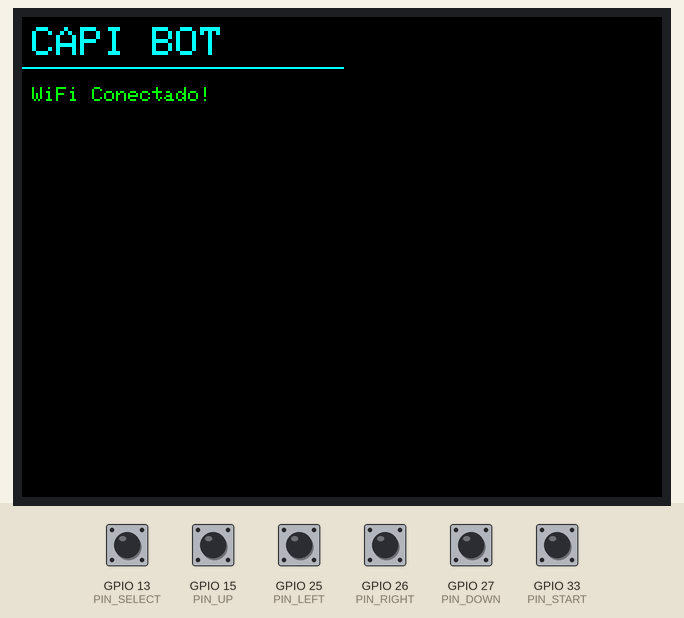
Recording of a sketch running on a simulated ESP32. On the bench: 320×240 colour display. The inputs (shaded band) are chosen by the test bench; at power-on: GPIO 13 (PIN_SELECT), GPIO 15 (PIN_UP), GPIO 25 (PIN_LEFT), GPIO 26 (PIN_RIGHT), GPIO 27 (PIN_DOWN), GPIO 33 (PIN_START) HIGH. WiFi joins after 1.5 s; servers stay silent unless stated; what the sketch prints to the serial monitor is not drawn.

Above: at 2.9 s.
3.0 s: GPIO 13 (PIN_SELECT) pulled LOW for 0.15 s
At 3.9 s:
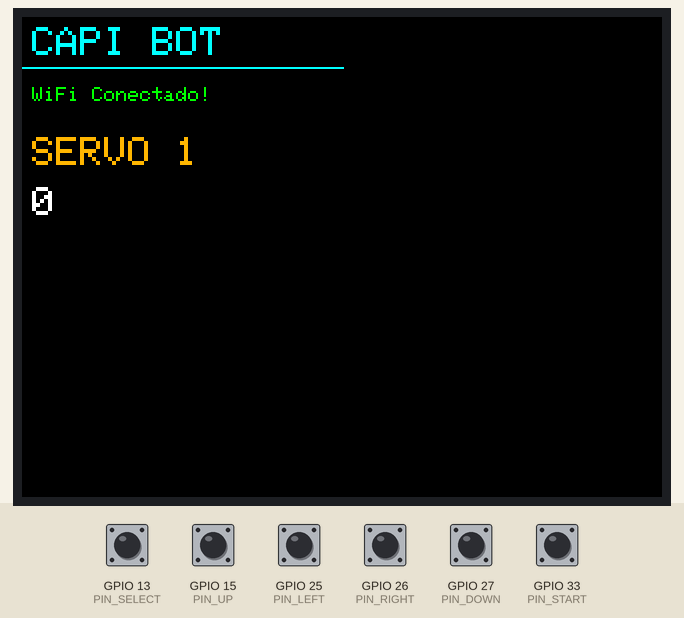
4.6 s: GPIO 15 (PIN_UP) pulled LOW for 0.15 s
At 5.2 s:
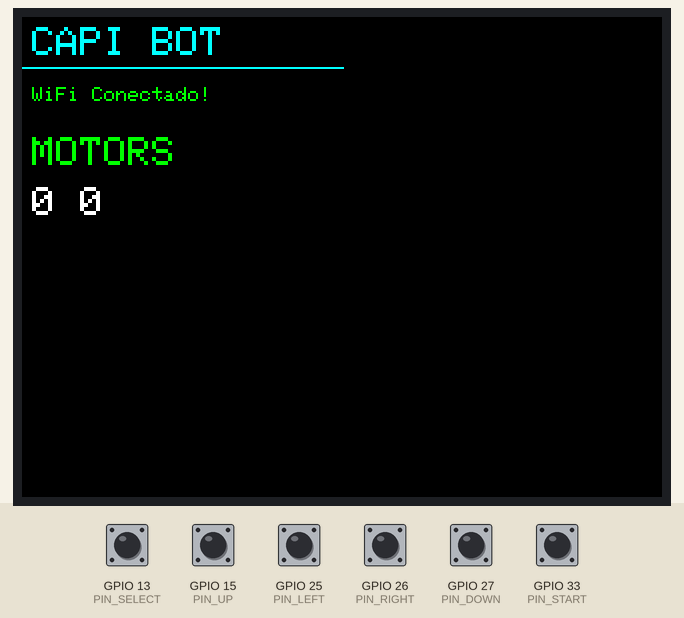
6.2 s: GPIO 25 (PIN_LEFT) pulled LOW for 0.15 s
At 6.29 s:
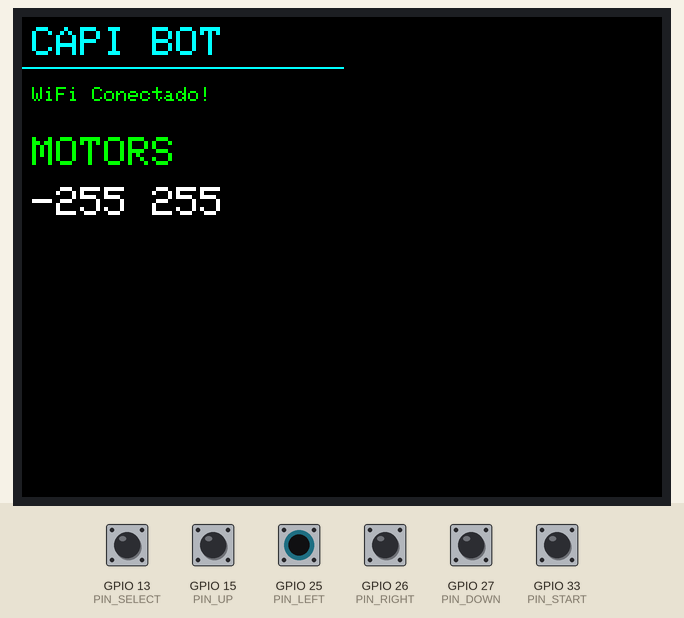
7.8 s: GPIO 26 (PIN_RIGHT) pulled LOW for 0.15 s
At 7.9 s:
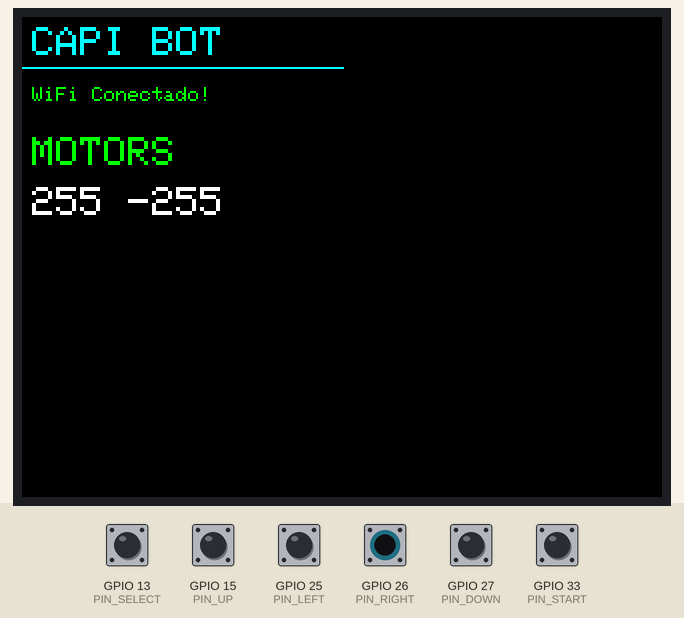
9.4 s: GPIO 27 (PIN_DOWN) pulled LOW for 0.15 s
At 9.5 s:
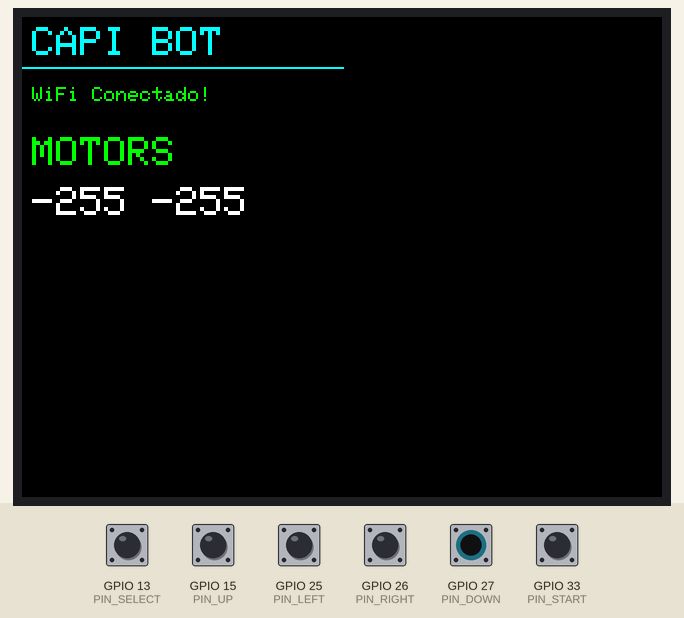
11.0 s: GPIO 33 (PIN_START) pulled LOW for 0.15 s
At 11.1 s:
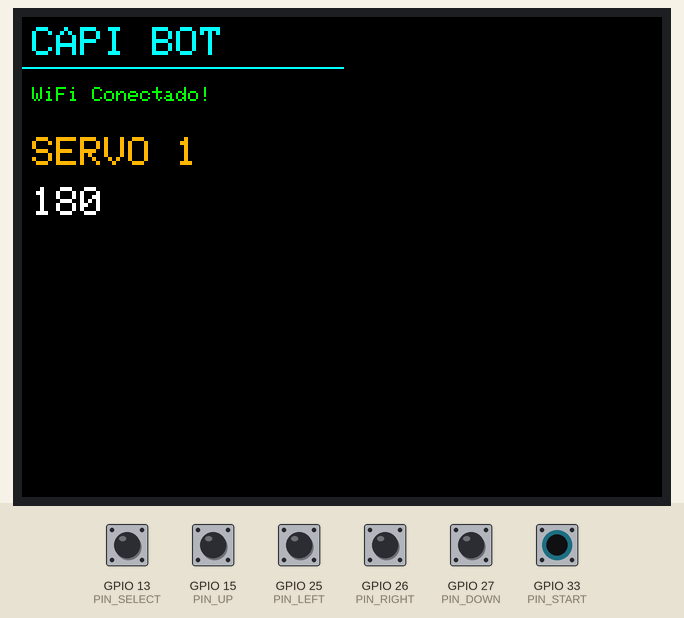
Timing chart, 0 to 13.6 s (numbered marks = the images above; inputs shaded):
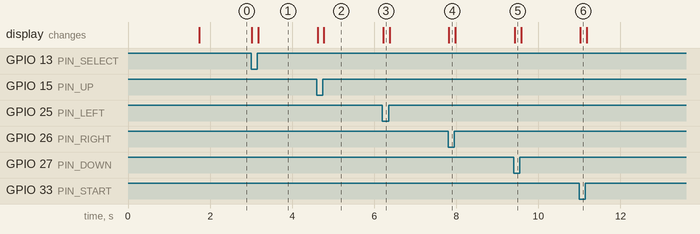

The sketch:

Mando_robot.ino
```cpp
#include <WiFi.h>
#include <WiFiUdp.h>
#include <SPI.h>
#include <TFT_eSPI.h>

TFT_eSPI tft = TFT_eSPI();

const int PIN_UP     = 15;
const int PIN_DOWN   = 27;
const int PIN_LEFT   = 25;
const int PIN_RIGHT  = 26;
const int PIN_START  = 33;
const int PIN_SELECT = 13;

const char* ssid = "Capibot";
const char* password = "capibotcapibot";

const char* robotIP = "192.168.4.1";
const int robotPort = 4210;

WiFiUDP udp;

int lastMotorA = 0;
int lastMotorB = 0;
int speedLimit = 255;

int lastServoAngle = 0;
bool isStopped = false;

void logAction(String action, String values, uint16_t color) {
  Serial.print("[TX] ");
  Serial.print(action);
  if (values != "") {
    Serial.print(" ");
    Serial.print(values);
  }
  Serial.println();

  tft.fillRect(0, 50, 160, 78, TFT_BLACK);

  tft.setTextSize(2);
  tft.setTextColor(color);
  tft.setCursor(5, 60);
  tft.println(action);

  tft.setTextSize(2);
  tft.setTextColor(TFT_WHITE);
  tft.setCursor(5, 85);
  tft.println(values);
}

void sendCommand(String cmdType, String cmdValues, uint16_t color) {
  String fullCmd = cmdType;
  if (cmdValues != "") fullCmd += " " + cmdValues;

  udp.beginPacket(robotIP, robotPort);
  udp.print(fullCmd + "\n");
  udp.endPacket();

  logAction(cmdType, cmdValues, color);
}

void setup() {
  Serial.begin(115200);

  pinMode(TFT_BL, OUTPUT);
  digitalWrite(TFT_BL, HIGH);

  tft.init();
  tft.setRotation(1);
  tft.fillScreen(TFT_BLACK);

  tft.setTextSize(2);
  tft.setTextColor(TFT_CYAN);
  tft.setCursor(5, 5);
  tft.println("CAPI BOT");
  tft.drawLine(0, 25, 160, 25, TFT_CYAN);

  pinMode(PIN_UP, INPUT_PULLUP);
  pinMode(PIN_DOWN, INPUT_PULLUP);
  pinMode(PIN_LEFT, INPUT_PULLUP);
  pinMode(PIN_RIGHT, INPUT_PULLUP);
  pinMode(PIN_START, INPUT_PULLUP);
  pinMode(PIN_SELECT, INPUT_PULLUP);

  tft.setTextSize(1);
  tft.setTextColor(TFT_YELLOW);
  tft.setCursor(5, 35);
  tft.print("Conectando WiFi...");

  WiFi.begin(ssid, password);
  while (WiFi.status() != WL_CONNECTED) {
    delay(500);
    Serial.print(".");
  }

  tft.fillRect(0, 30, 160, 20, TFT_BLACK);
  tft.setTextColor(TFT_GREEN);
  tft.setCursor(5, 35);
  tft.print("WiFi Conectado!");
}

void loop() {
  if (WiFi.status() != WL_CONNECTED) return;

  bool up    = (digitalRead(PIN_UP) == LOW);
  bool down  = (digitalRead(PIN_DOWN) == LOW);
  bool left  = (digitalRead(PIN_LEFT) == LOW);
  bool right = (digitalRead(PIN_RIGHT) == LOW);
  bool btnStart  = (digitalRead(PIN_START) == LOW);
  bool btnSelect = (digitalRead(PIN_SELECT) == LOW);

  if (btnStart && btnSelect) {
    if (!isStopped) {
      sendCommand("STOP", "", TFT_RED);
      isStopped = true;
      lastMotorA = 0;
      lastMotorB = 0;
      lastServoAngle = -1;
    }
  }
  else {
    isStopped = false;

    int fwd = 0, turn = 0;
    if (up) fwd += 1;
    if (down) fwd -= 1;
    if (left) turn -= 1;
    if (right) turn += 1;

    float a = 0, b = 0;
    if (fwd != 0) {
      a = fwd * speedLimit; b = fwd * speedLimit;
      if (turn > 0) b = b * 0.2;
      if (turn < 0) a = a * 0.2;
    } else if (turn != 0) {
      a = (turn > 0) ? speedLimit : -speedLimit;
      b = (turn > 0) ? -speedLimit : speedLimit;
    }

    int motorA = round(a);
    int motorB = round(b);

    if (motorA != lastMotorA || motorB != lastMotorB) {
      lastMotorA = motorA; lastMotorB = motorB;
      sendCommand("MOTORS", String(motorA) + " " + String(motorB), TFT_GREEN);
    }

    int targetAngle = 0;
    if (btnStart) {
      targetAngle = 180;
    } else if (btnSelect) {
      targetAngle = 90;
    }

    if (targetAngle != lastServoAngle) {
      sendCommand("SERVO 1", String(targetAngle), TFT_ORANGE);
      lastServoAngle = targetAngle;
    }
  }

  delay(20);
}
```

Measured:
- after the input at 3.0 s, the display: first changes at once (image 1 shows a later state)
- after the input at 4.6 s, the display: first changes at once (image 2 shows a later state)
- after the input at 6.2 s, the display: changes at once (image 3)
- after the input at 7.8 s, the display: changes at once (image 4)
- after the input at 9.4 s, the display: changes at once (image 5)
- after the input at 11.0 s, the display: changes at once (image 6)
